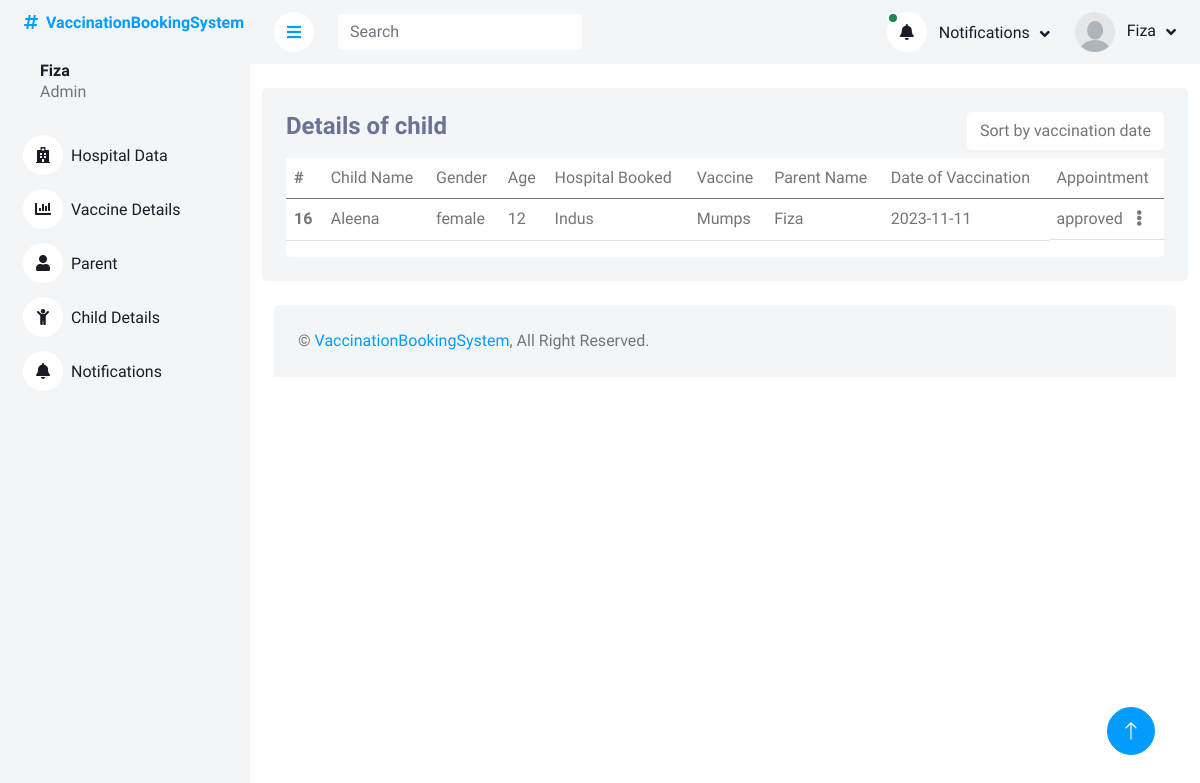
Screenshot of /eProject/childDetails.php (signed in) with the database file from the repository.
### tables this page shows
CREATE TABLE `children_details` (
  `childID` int(11) NOT NULL,
  `childName` varchar(250) NOT NULL,
  `childGender` enum('male','female','others') NOT NULL,
  `childAge` int(11) NOT NULL,
  `hospitalID` int(11) DEFAULT NULL,
  `vaccineID` int(11) DEFAULT NULL,
  `vaccinationDate` date NOT NULL,
  `parentID` int(11) DEFAULT NULL,
  `contact` int(11) NOT NULL,
  `appointmentStatus` enum('pending','approved','rejected') NOT NULL DEFAULT 'pending'
);

CREATE TABLE `hospital_login` (
  `hospitalID` int(11) NOT NULL,
  `hospitalName` varchar(250) NOT NULL,
  `hospitalEmail` varchar(250) NOT NULL,
  `hospitalPassword` varchar(250) NOT NULL,
  `hospitalLocation` varchar(250) NOT NULL,
  `hospitalStatus` enum('pending','approved','rejected') NOT NULL DEFAULT 'pending'
);

CREATE TABLE `vaccine_details` (
  `vaccineID` int(11) NOT NULL,
  `vaccineName` varchar(250) NOT NULL,
  `vaccineStock` int(11) NOT NULL,
  `hospitalID` int(11) DEFAULT NULL
);

CREATE TABLE `parent_login` (
  `parentID` int(11) NOT NULL,
  `parentName` varchar(250) NOT NULL,
  `parentEmail` varchar(250) NOT NULL,
  `parentPassword` varchar(250) NOT NULL,
  `parentStatus` enum('pending','approved','rejected') NOT NULL DEFAULT 'pending',
  `image` varchar(225) DEFAULT 'user.jpg'
);

### eProject/childDetails.php (the view, shortened to what this page needs)
<?php
include_once('header_admin.php');
?>
<div class="container pt-4">
    <div class="bg-light rounded p-4">
        <div class="row">
            <div class="col-12">
                <div class="bg-white rounded h-100 ">
                    <div class="d-flex bg-light justify-content-between">
                        <h4> Details of child</h4>
                        <form method="post">
                            <button class="btn bg-white text-black mb-2" name="sort-by-vaccination-date">Sort by
                                vaccination date</button>
                        </form>
                    </div>
                    <div class="table-responsive bg- ">
                        <table class="table">
                            <thead>
                                <tr>
                                    <th scope="col">#</th>
                                    <td>Child Name</td>
                                    <td>Gender</td>
                                    <td>Age</td>
                                    <td>Hospital Booked </td>
                                    <td>Vaccine </td>
                                    <td>Parent Name </td>
                                    <td>Date of Vaccination </td>
                                    <td>Appointment </td>
                                </tr>
                            </thead>
                            <tbody>
                                <?php
if (isset($_POST['sort-by-vaccination-date'])) {
    $result = getSortedData($pdo);
} else {
    $query = $pdo->query("SELECT *
    FROM children_details
    INNER JOIN parent_login ON children_details.parentID = parent_login.parentID
    INNER JOIN vaccine_details ON children_details.vaccineID = vaccine_details.vaccineID
    INNER JOIN hospital_login ON children_details.hospitalID = hospital_login.hospitalID
    ORDER BY children_details.childID ASC");
    $result = $query->fetchAll(PDO::FETCH_ASSOC);
}
                        foreach($result as $row){
                        ?>
                                <tr class="tr-row">
                                    <th scope="row">
                                        <?php echo $row['childID'] ?>
                                    </th>
                                    <td>
                                        <?php echo $row['childName'] ?>
                                    </td>
                                    <td>
                                        <?php echo $row['childGender'] ?>
                                    </td>
                                    <td>
                                        <?php echo $row['childAge'] ?>
                                    </td>
                                    <td>
                                        <?php echo $row['hospitalName'] ?>
                                    </td>
                                    <td>
                                        <?php echo $row['vaccineName'] ?>
                                    </td>
                                    <td>
                                        <?php echo $row['parentName'] ?>
                                    </td>
                                    <td>
                                        <?php echo $row['vaccinationDate'] ?>
                                    </td>
                                     <td class="d-flex">
      <?php echo $row['appointmentStatus'] ?>
      <div class="mx-auto">
        <i class="fa fa-ellipsis-v" data-bs-toggle="dropdown" aria-expanded="false" id="dropdownMenuButton" aria-haspopup="true" aria-expanded="false"></i>
      </div>
    </td>
                                </tr>
                                <?php
                        };
                                       ?>
                            </tbody>
                        </table>
                    </div>
                </div>
            </div>
        </div>
    </div>
</div>
<?php
include('footer.php')
?>

### eProject/css/style.css (style rules this page uses)
:root { --primary: #009CFF; --light: #F3F6F9; --dark: #191C24; }
.btn { transition: .5s; }

### eProject/header_admin.php (style rules this page uses)
h4 { color: #6C7293; }

### rows the page displays
children_details: childID "16", childName "Aleena", childGender "female", childAge "12", hospitalID.hospitalName "Indus", vaccineID.vaccineName "Mumps", parentID.parentName "Fiza", vaccinationDate "2023-11-11", appointmentStatus "approved"

### other values shown
$value['adminName'] "Fiza"
